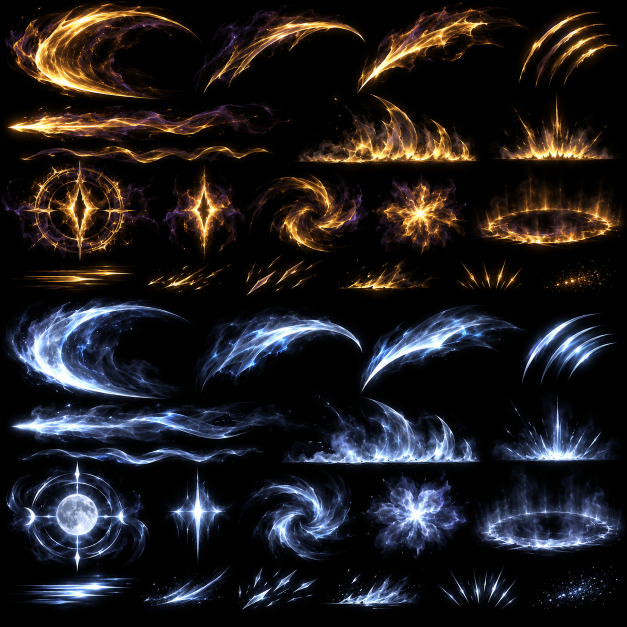
#> input picture assets/vfx/source/energy-sheet.png, 1254 x 1254 px (shown at 1/2 size); its folder holds only this picture in this run
$ python build-atlas.py ../../assets/vfx/source/energy-sheet.png
#> lines starting #> are read from the running program, lines starting #| are printed output that depends on the picture; after the words box and inside, x2 and y2 are one past the last pixel; in counts of white or black regions, pixels touching at a corner belong together
#!/usr/bin/env python3
"""Sîn Advanced VFX Engine: texture pipeline.

Reads the three static texture boards in assets/vfx/source and writes the
runtime textures in assets/vfx:

  vfx-energy.webp       (2048², RGBA) lunar / cursed-gold energy elements and metal
                        sparks, black removed, additive (rgb) + coverage (a)
  vfx-energy-1k.webp    the same atlas at half resolution (Low tier / phones)
  vfx-stone.webp        (2048×1536, RGBA) stone cracks and relief breaks, straight
                        alpha, colour bled under transparent texels (no dark fringe)
  vfx-stone-aux.webp    normal map (rgb, from the stone height) + crack-seam glow mask (a)
  vfx-noise.webp        (512², tileable) R fbm, G cellular, BA curl flow vectors
  vfx-shapes.webp       (1024×512) procedural dust puffs, soft glow, spark streak, shard
  vfx-ramps.png         (256×16) colour-over-lifetime ramps
  atlas.json            UV regions (GL convention, v up, half-texel inset), sizes, kinds

Each element of a board is extracted on its own (region + connected-component
isolation, so a neighbour's spill is removed) and never treated as a frame of a
flipbook. Deterministic: same input → same output.

  python3 tools/vfx/build-atlas.py            (writes assets/vfx/*, assets/vfx/atlas.json)
  python3 tools/vfx/build-atlas.py --preview  (also writes contact sheets to assets/vfx/preview)
"""
import json, os, sys
import numpy as np
from PIL import Image

HERE = os.path.dirname(os.path.abspath(__file__))
sys.path.insert(0, HERE)
from regions import REGIONS  # noqa: E402

ROOT = os.path.abspath(os.path.join(HERE, '..', '..'))
SRC = os.path.join(ROOT, 'assets', 'vfx', 'source')
OUT = os.path.join(ROOT, 'assets', 'vfx')
PAD = 8                      # texels between elements (mip 0..3 never mix neighbours)
RNG = np.random.default_rng(1729)


# ------------------------------------------------------------------ helpers
def load(sheet):
    return np.asarray(Image.open(os.path.join(SRC, sheet + '.png')).convert('RGB')).astype(np.float32) / 255.0


def smoothstep(a, b, x):
    t = np.clip((x - a) / (b - a), 0, 1)
    return t * t * (3 - 2 * t)


def box_max(m, r):
    """Square max filter (dilation) of radius r, separable."""
    out = m.copy()
    for ax in (0, 1):
        acc = out.copy()
        for d in range(1, r + 1):
            acc = np.maximum(acc, np.roll(out, d, ax))
            acc = np.maximum(acc, np.roll(out, -d, ax))
        out = acc
    return out


def box_min(m, r):
    return -box_max(-m, r)


def blur(a, r):
    """Cheap separable box blur (3 passes ≈ gaussian)."""
    out = a.astype(np.float32)
    for _ in range(3):
        for ax in (0, 1):
            c = np.cumsum(np.pad(out, [(r + 1, r) if i == ax else (0, 0) for i in range(out.ndim)], mode='edge'), axis=ax)
            sl_hi = [slice(None)] * out.ndim
            sl_lo = [slice(None)] * out.ndim
            sl_hi[ax] = slice(2 * r + 1, None)
            sl_lo[ax] = slice(0, -(2 * r + 1))
            out = (c[tuple(sl_hi)] - c[tuple(sl_lo)]) / (2 * r + 1)
    return out


def label(mask):
    """Connected components (4-neighbour) by iterative min-label propagation."""
    h, w = mask.shape
    big = h * w + 1
    lab = np.where(mask, np.arange(h * w).reshape(h, w), big)
    while True:
        n = lab.copy()
        for ax, d in ((0, 1), (0, -1), (1, 1), (1, -1)):
            s = np.roll(lab, d, ax)
            if ax == 0:
                if d == 1: s[0, :] = big
                else: s[-1, :] = big
            else:
                if d == 1: s[:, 0] = big
                else: s[:, -1] = big
            n = np.minimum(n, s)
        n = np.where(mask, n, big)
        if np.array_equal(n, lab):
            return lab
        lab = n


_COMPONENTS = {}


def components(sheet, img):
    """Component labels of a whole board at 1/2 resolution (cached)."""
    if sheet in _COMPONENTS:
        return _COMPONENTS[sheet]
    lum = img.max(axis=2)
    h, w = lum.shape
    small = lum[:h // 2 * 2, :w // 2 * 2].reshape(h // 2, 2, w // 2, 2).max(axis=(1, 3))
    m = box_max((small > 0.07).astype(np.float32), 3) > 0
    lab = label(m)
    _COMPONENTS[sheet] = lab
    return lab


def isolate(sheet, img, x0, y0, x1, y1):
    """Weight map for a region: components that belong to this element are kept,
    spill of neighbouring elements is removed; region borders are feathered."""
    lab = components(sheet, img)
    big = lab.shape[0] * lab.shape[1] + 1
    sub = lab[y0 // 2:(y1 + 1) // 2, x0 // 2:(x1 + 1) // 2]
    ids, counts = np.unique(sub[sub != big], return_counts=True)
    keep = np.zeros(lab.shape, bool)
    for i, c in zip(ids, counts):
        total = np.count_nonzero(lab == i)
        if c / total >= 0.45 or c > 1500:   # mostly inside, or a large shared smoke body
            keep |= lab == i
    k = keep[y0 // 2:(y1 + 1) // 2, x0 // 2:(x1 + 1) // 2].astype(np.float32)
    k = np.asarray(Image.fromarray((k * 255).astype(np.uint8)).resize((x1 - x0, y1 - y0), Image.BILINEAR)).astype(np.float32) / 255
    k = blur(k, 3)
    h, w = k.shape
    fy = smoothstep(0, 12, np.minimum(np.arange(h), np.arange(h)[::-1]))[:, None]
    fx = smoothstep(0, 12, np.minimum(np.arange(w), np.arange(w)[::-1]))[None, :]
    return np.clip(k * 1.4, 0, 1) * fy * fx


def extract_additive(img, sheet, x0, y0, x1, y1):
    c = img[y0:y1, x0:x1].copy()
    w = isolate(sheet, img, x0, y0, x1, y1)
    # Black floor of the board (JPEG-like noise and the near-black backdrop) is
    # removed per element; above it the original colour and gradients are kept.
    floor = np.percentile(c.max(axis=2), 35)
    floor = min(max(floor, 0.012), 0.06)
    rgb = np.clip((c - floor) / (1 - floor), 0, 1) * w[..., None]
    lum = rgb.max(axis=2)
    a = smoothstep(0.0, 0.35, lum)            # coverage, used by alpha-premultiplied modes and soft depth fade
    return rgb, a


# [82 lines left out: functions extract_stone, bleed, normal_from_height, pack, not called in this run]


def uv(x, y, w, h, W, H):
    # half-texel inset, GL convention (v up; textures are uploaded with flipY)
    return [round((x + 0.5) / W, 6), round(1 - (y + h - 0.5) / H, 6), round((x + w - 0.5) / W, 6), round(1 - (y + 0.5) / H, 6)]


# ------------------------------------------------------------------ procedural textures
# [135 lines left out: functions tile_noise, fbm, cellular, build_noise, puff, build_shapes and 1 more, not called in this run]


# ------------------------------------------------------------------ main
def to_img(a, mode='RGBA'):
    return Image.fromarray((np.clip(a, 0, 1) * 255 + 0.5).astype(np.uint8), mode)


def main():
    preview = '--preview' in sys.argv
    boards = {}
    add_items, stone_items = {}, {}
    for rid, (sheet, x0, y0, x1, y1, kind) in REGIONS.items():
        if sheet not in boards:
            boards[sheet] = load(sheet)
        img = boards[sheet]
        if kind == 'add':
            add_items[rid] = extract_additive(img, sheet, x0, y0, x1, y1) + ((sheet, x0, y0, x1, y1),)
#> in extract_additive, `c = img[y0:y1, x0:x1].copy()`:
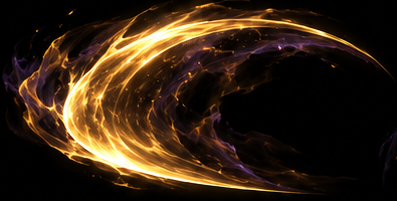
#> c: shape (201, 397, 3) float32; mean of channels 0, 1, 2 0.202, 0.136, 0.0726; drawn as R, G, B
#> in box_max, `out = m.copy()`:
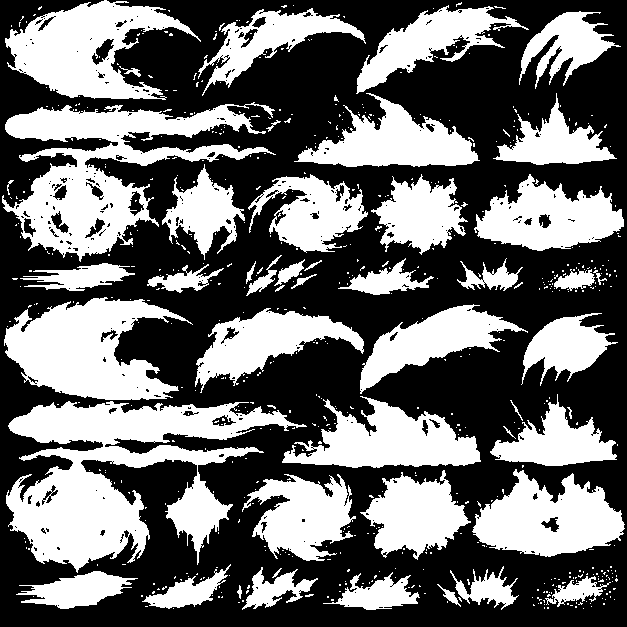
#> out: shape (627, 627) float32; values 0 (black) and 1 (white), 42.2% white; 611 white regions (563 under 20 px), largest, box (x1, y1, x2, y2) and area: (6, 401, 307, 573) 22757, (2, 102, 276, 262) 16101, (4, 297, 193, 400) 11319
#> in components, `m = box_max((small > 0.07).astype(np.float32), 3) > 0`: m: shape (627, 627) bool; 63.9% white; 52 black regions (34 under 20 px), largest, box (x1, y1, x2, y2) and area: (0, 0, 627, 627) 134894, (0, 0, 81, 193) 4221, (109, 161, 201, 217) 1710
#> after the loop in label, `while True:`:
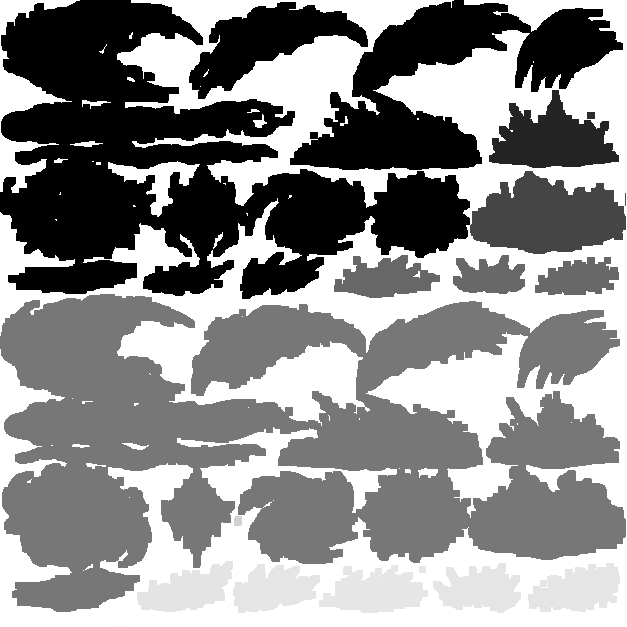
#> s: shape (627, 627) int64; min 81, max 393130, mean 216621.5; drawn with min black and max white
#> in isolate, `sub = lab[y0 // 2:(y1 + 1) // 2, x0 // 2:(x1 + 1) // 2]`:
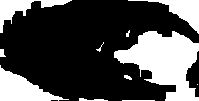
#> sub: shape (101, 199) int64; min 81, max 393130, mean 117575.5; drawn with min black and max white
#> in isolate, `ids, counts = np.unique(sub[sub != big], return_counts=True)`: ids = [81, 1535]; counts = [13764, 328]
#> the loop in isolate, `for i, c in zip(ids, counts):` made 2 passes
#> (i, c, total) on passes 1 to 2: (81, 13764, 67139), (1535, 328, 7491)
#> pass 1, in isolate, `keep |= lab == i`:
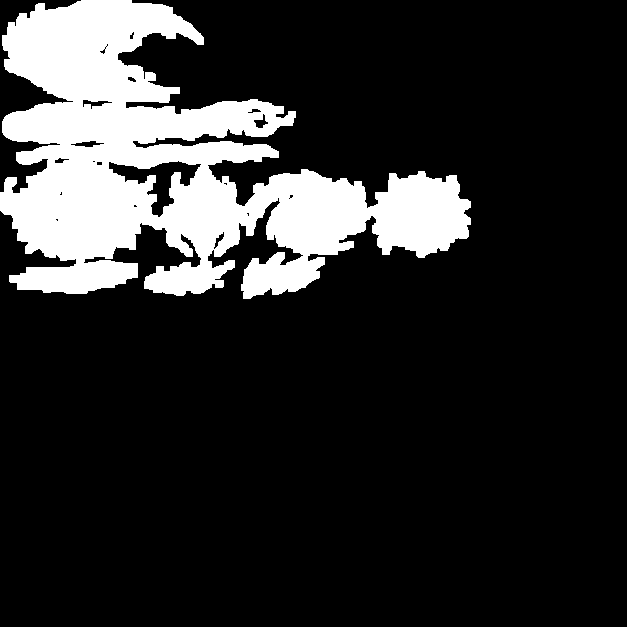
#> keep: shape (627, 627) bool; 17.1% white; 1 white region, box (x1, y1, x2, y2) and area: (0, 0, 471, 299) 67139
#> in isolate, `k = keep[y0 // 2:(y1 + 1) // 2, x0 // 2:(x1 + 1) // 2].astype(np.float..`: k: shape (101, 199) float32; values 0 (black) and 1 (white), 68.5% white; 10 black regions (2 under 20 px), largest, box (x1, y1, x2, y2) and area: (114, 31, 199, 101) 3617, (0, 65, 69, 101) 1131, (128, 0, 199, 34) 714
#> after the loop in blur, `for _ in range(3):`:
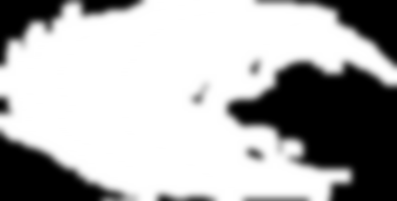
#> out: shape (201, 397) float32; min 0, max 1, mean 0.684
#> in extract_additive, `floor = np.percentile(c.max(axis=2), 35)`: floor = 0.00784
#> in extract_additive, `floor = min(max(floor, 0.012), 0.06)`: floor = 0.012
#> call 3 of smoothstep, with a = 0, b = 0.35
#> in smoothstep (call 3), `return t * t * (3 - 2 * t)`:
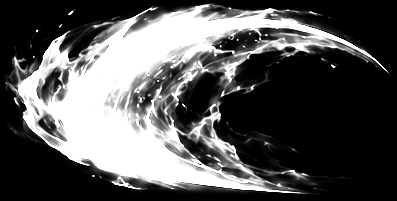
#> returned value: shape (201, 397) float64; min 0, max 1, mean 0.335
        else:
            stone_items[rid] = extract_stone(img, sheet, x0, y0, x1, y1) + ((sheet, x0, y0, x1, y1),)
        print('extracted', rid, x1 - x0, 'x', y1 - y0)

    atlas = {'version': 1, 'textures': {}, 'regions': {}}

    # ---- additive energy + sparks atlas
    W = H = 2048
    scale = 1.0
    while True:
        dims = [(k, int(round(v[0].shape[1] * scale)), int(round(v[0].shape[0] * scale))) for k, v in add_items.items()]
        pos = pack(dims, W, H)
        if pos:
            break
        scale *= 0.95
    canvas = np.zeros((H, W, 4), np.float32)
    for k, w, h in dims:
        rgb, a, src = add_items[k]
        im = np.concatenate([rgb, a[..., None]], -1)
        if scale != 1.0:
            im = np.asarray(to_img(im).resize((w, h), Image.LANCZOS)).astype(np.float32) / 255
        x, y = pos[k]
        canvas[y:y + h, x:x + w] = im
        atlas['regions'][k] = {'tex': 'energy', 'kind': 'add', 'uv': uv(x, y, w, h, W, H), 'px': [x, y, w, h],
                               'aspect': round(w / h, 4), 'source': {'sheet': src[0], 'rect': list(src[1:])}}
    to_img(canvas).save(os.path.join(OUT, 'vfx-energy.webp'), quality=92, method=6)
    to_img(canvas).resize((W // 2, H // 2), Image.LANCZOS).save(os.path.join(OUT, 'vfx-energy-1k.webp'), quality=90, method=6)
    atlas['textures']['energy'] = {'file': 'vfx-energy.webp', 'low': 'vfx-energy-1k.webp', 'size': [W, H], 'blend': 'additive', 'colorSpace': 'srgb', 'scale': round(scale, 4)}
    print('energy atlas scale', round(scale, 3))

    # ---- stone decal atlas: 4 × 3 cells of 512
    W, H, CELL = 2048, 1536, 512
    col = np.zeros((H, W, 3), np.float32)
    alp = np.zeros((H, W), np.float32)
    nrm = np.zeros((H, W, 3), np.float32) + 0.5
    nrm[..., 2] = 1
    glo = np.zeros((H, W), np.float32)
    for i, (k, (rgb, a, glow, height, src)) in enumerate(stone_items.items()):
        h0, w0 = a.shape
        s = (CELL - 2 * PAD) / max(h0, w0)
        w, h = int(w0 * s), int(h0 * s)
        def rs(x, m='RGB'):
            return np.asarray(to_img(x, m).resize((w, h), Image.LANCZOS)).astype(np.float32) / 255
        cx, cy = (i % 4) * CELL + (CELL - w) // 2, (i // 4) * CELL + (CELL - h) // 2
        col[cy:cy + h, cx:cx + w] = rs(rgb)
        alp[cy:cy + h, cx:cx + w] = rs(a, 'L')
        glo[cy:cy + h, cx:cx + w] = rs(glow, 'L')
        nrm[cy:cy + h, cx:cx + w] = normal_from_height(rs(height, 'L'), 5.0)
        atlas['regions'][k] = {'tex': 'stone', 'kind': 'stone', 'uv': uv(cx, cy, w, h, W, H), 'px': [cx, cy, w, h],
                               'aspect': round(w / h, 4), 'source': {'sheet': src[0], 'rect': list(src[1:])}}
    col = bleed(col, alp)
    to_img(np.concatenate([col, alp[..., None]], -1)).save(os.path.join(OUT, 'vfx-stone.webp'), quality=92, method=6)
    to_img(np.concatenate([nrm, glo[..., None]], -1)).save(os.path.join(OUT, 'vfx-stone-aux.webp'), quality=92, method=6)
    atlas['textures']['stone'] = {'file': 'vfx-stone.webp', 'aux': 'vfx-stone-aux.webp', 'size': [W, H], 'blend': 'alpha', 'colorSpace': 'srgb'}

    # ---- procedural
    noise = build_noise()
    to_img(noise).save(os.path.join(OUT, 'vfx-noise.webp'), lossless=True)
    atlas['textures']['noise'] = {'file': 'vfx-noise.webp', 'size': [512, 512], 'colorSpace': 'linear', 'wrap': 'repeat',
                                  'channels': {'r': 'fbm', 'g': 'cellular', 'ba': 'curl flow (0.5 = 0)'}}
    shapes, regs, W, H = build_shapes()
    to_img(shapes).save(os.path.join(OUT, 'vfx-shapes.webp'), lossless=True)
    for k, (x, y, w, h) in regs.items():
        atlas['regions'][k] = {'tex': 'shapes', 'kind': 'shape', 'uv': uv(x, y, w, h, W, H), 'px': [x, y, w, h], 'aspect': round(w / h, 4), 'source': 'procedural'}
    atlas['textures']['shapes'] = {'file': 'vfx-shapes.webp', 'size': [W, H], 'colorSpace': 'linear'}
    to_img(build_ramps()).save(os.path.join(OUT, 'vfx-ramps.png'))
    atlas['textures']['ramps'] = {'file': 'vfx-ramps.png', 'size': [256, 16], 'colorSpace': 'srgb',
                                  'rows': ['spark', 'gold', 'moon', 'dust', 'ember', 'seal']}
    with open(os.path.join(OUT, 'atlas.json'), 'w') as f:
        json.dump(atlas, f, indent=1, ensure_ascii=False)
    print('regions', len(atlas['regions']))

    if preview:
        pv = os.path.join(OUT, 'preview')
        os.makedirs(pv, exist_ok=True)
        checker = np.indices((2048, 2048)).sum(0) // 32 % 2 * 0.12 + 0.18
        en = np.asarray(Image.open(os.path.join(OUT, 'vfx-energy.webp')).convert('RGBA')).astype(np.float32) / 255
        Image.fromarray((np.clip(en[..., :3] + 0.0, 0, 1) * 255).astype(np.uint8)).resize((1024, 1024)).save(os.path.join(pv, 'energy-atlas.jpg'), quality=88)
        st = np.asarray(Image.open(os.path.join(OUT, 'vfx-stone.webp')).convert('RGBA')).astype(np.float32) / 255
        ch = np.dstack([checker[:1536, :2048]] * 3) * np.array([0.9, 0.85, 0.7])
        comp = st[..., :3] * st[..., 3:] + ch * (1 - st[..., 3:])
        Image.fromarray((comp * 255).astype(np.uint8)).resize((1024, 768)).save(os.path.join(pv, 'stone-atlas-over-checker.jpg'), quality=88)
        ax = np.asarray(Image.open(os.path.join(OUT, 'vfx-stone-aux.webp')).convert('RGBA'))
        Image.fromarray(ax[..., 3]).resize((1024, 768)).save(os.path.join(pv, 'stone-glow-mask.jpg'), quality=88)
        Image.fromarray(ax[..., :3]).resize((1024, 768)).save(os.path.join(pv, 'stone-normal.jpg'), quality=88)
        sh = np.asarray(Image.open(os.path.join(OUT, 'vfx-shapes.webp')).convert('RGBA')).astype(np.float32) / 255
        ch2 = np.dstack([checker[:512, :1024]] * 3)
        Image.fromarray(((sh[..., :3] * sh[..., 3:] + ch2 * (1 - sh[..., 3:])) * 255).astype(np.uint8)).save(os.path.join(pv, 'shapes-over-checker.jpg'), quality=88)
        print('preview written')


if __name__ == '__main__':
#> (the run stopped early here; a loop or call above may not have finished)
